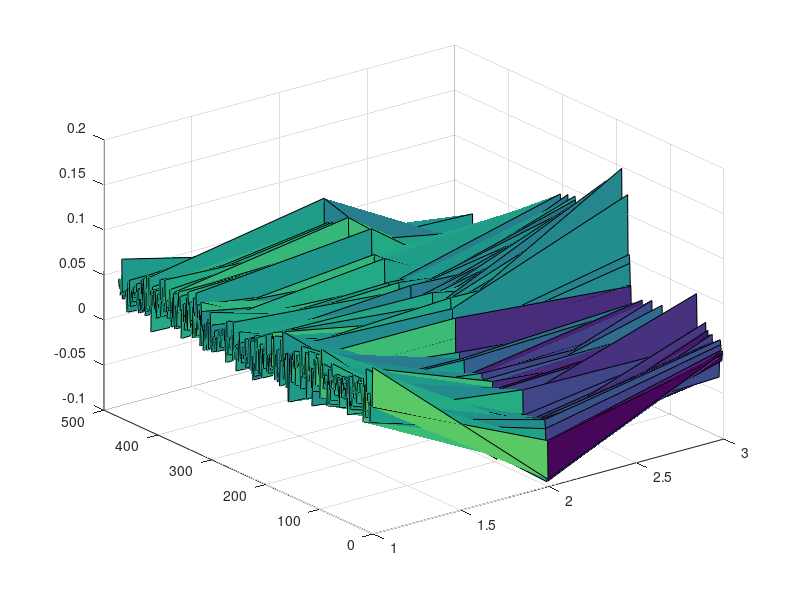

Reproduce this figure in MATLAB. (Note: this script raises an error after producing the figure.)
structs = load('Dogs3TriangleQuery320workers.mat');

observed = structs.CAdj;

rawAdj = structs.Adj;

% entrywise multiplication

Adj = observed .* rawAdj;

% for i = 1:473,
%     for j = i+1:473,
%         if rawAdj(i, j) == -1
%             rawAdj(i, j) = ceil((rand - 0.9));
%             rawAdj(j, i) = rawAdj(i, j);
%         end;
%         if rawAdj(i, j) == 1
%             rawAdj(i, j) = ceil((rand - 0.3));
%             rawAdj(j, i) = rawAdj(i, j);
%         end;
%     end;
% end;

% rawAdj

sparseError = rawAdj;

for i = 1:473,
    for j = 1:473,
        if sparseError(i, j) ~= -1
            sparseError(i, j) = 0;
        end;
    end;
end;

[V, D] = eig(Adj);

%plot(diag(D), '*')
%return

%2nd number is number of datapoints to that minus # of eigen values it finds
%plot(V(:,472))

%find laplacian --> normalize the adj. matrix? i don't know

% find eigenvalues + eigenvectors

%find laplacian so that L * eigenvalues = eigenvalues * eigenvectors??
%for k clusters compute first k eigen vectors k= # clusters
v1 = V(:,473);
v2 = V(:,472);
v3 = V(:,471);

% v1 = V(:, 342);
% v2 = V(:, 341);
% v3 = V(:, 340);
% v4 = V(:, 339);
% v5 = V(:, 338);
% v6 = V(:, 337);

%subplot(3, 1, 1);
%plot(v1);
%subplot(3, 1, 2);
%plot(v2);
%subplot(3, 1, 3);
%plot(v3);

%stack them horizontally
M = [v1 v2 v3];
c = kmeans(M, 3);

% M = [v1 v2 v3 v4 v5 v6];
% c = kmeans(M, 6);

%plot(c, '*');

surf(M)

%our goal --> minimize the addition of the rank of the matrix and # of
%non-zero entires in the matrix

nuclearNorm = norm(eig(Adj), 1); %finds low rank matrices, generally trusted
%nuclearNorm = norm(svd(Adj), 1);

x = Adj(:);

% Generating random sampling points
T = randperm(numel(Adj));
IDX = T(1:round(0.4*numel(Adj))); % 40% sampling

M = opRestriction(numel(Adj), IDX); % Creating operator for selecting entries at the chosen random locations

y = M(x, 1); % Sampled data

XRec = IST_MC(y,M,sizeX); % Regularized Iterated Soft Thresholding
result = norm(X-XRec,'fro')/norm(X,'fro'); % Normalized Mean Squared Error
result

%we want a low-ranked matrix
cvx_begin
    minimize(nuclearNorm + norm(sparseError, 1))
    subject to
        
cvx_end

%vStack = vertcat(v1, v2, v3);
%each node is its corresponding row of the new matrix --> rows form feature
%vectors of them???